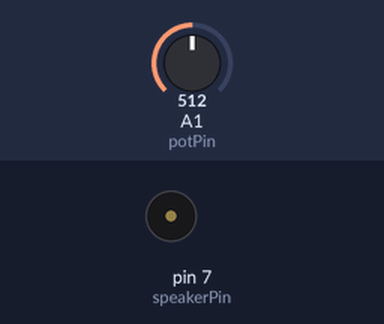
The sketch below on a simulated Arduino Uno, built with avr-gcc and run on an emulated ATmega328P. On the bench: buzzer (waves = sounding). Inputs (shaded band) come from the test bench; at power-on: A1 (potPin) = 512.

Above: at 2.0 s.
2.1 s: A1 (potPin) set to 122
At 2.93 s:
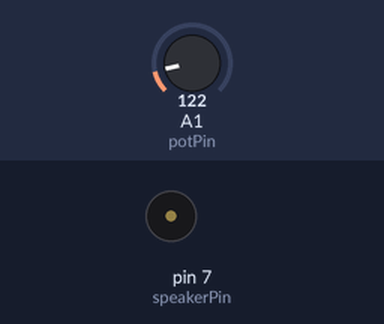
5.6 s: A1 (potPin) set to 0
7.3 s: A1 (potPin) set to 110
At 7.66 s:
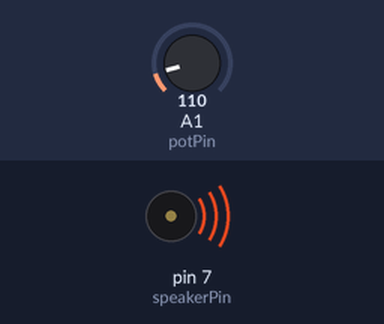
Timing chart, 0 to 16.8 s (numbered marks = the images above; inputs shaded):
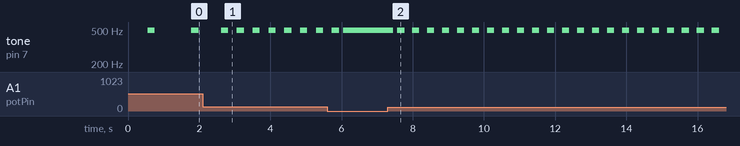

The sketch:

ANSWER_1.ino
```cpp
int potPin = 1;

int speakerPin = 7;

void setup() {
  //Serial.begin(9600);

  pinMode(speakerPin, OUTPUT);

}

void loop() {
  int val = analogRead(potPin);


  delay(val);
  for (int i = 0; i < 100; i++) {
    digitalWrite(speakerPin, HIGH);

    delayMicroseconds(1000);
    digitalWrite(speakerPin, LOW);
    delayMicroseconds(1000);
  }

  delay(val);


}
```

Measured:
- after the input at 2.1 s, tone on pin 7 (speakerPin): alternates 498 Hz for 0.20 s and silent for 0.24 s, starting after 0.52 s
- after the input at 7.3 s, tone on pin 7 (speakerPin): 498 Hz → silent after 0.15 s, then repeats every 0.42 s: 498 Hz 0.20 s, silent 0.22 s
- by itself, tone on pin 7 (speakerPin): alternates 498 Hz for 0.20 s and silent for 1.0 s
